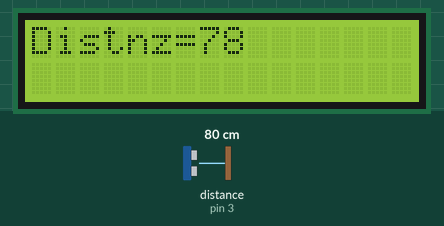
The sketch below on a simulated Arduino Uno, built with avr-gcc and run on an emulated ATmega328P. Shown: 16×2 character LCD. Wiring (inferred from the names in the program): ultrasonic range finder: trigger pin 2; echo pin 3. The test bench sets the inputs (shaded band); at power-on: distance to the obstacle (sensor on pin 3) 80 cm. The echo pulse lasts 58.3 µs per cm; what the sketch prints to the serial monitor is not drawn.

Above: at 1.2 s.
1.3 s: distance to the obstacle (sensor on pin 3) set to 2 cm
At 2.8 s:
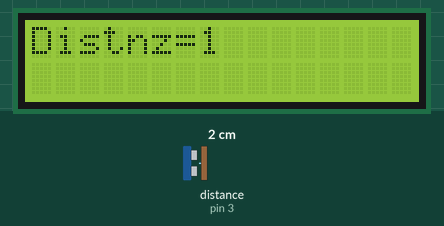
5.4 s: distance to the obstacle (sensor on pin 3) set to 4 cm
At 6.6 s:
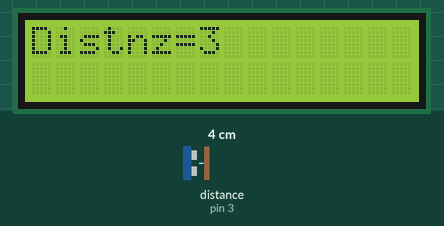
8.6 s: distance to the obstacle (sensor on pin 3) set to 9 cm
At 9.9 s:
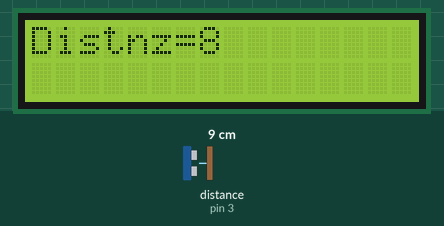
Timing chart, 0 to 11.6 s (numbered marks = the images above; inputs shaded):
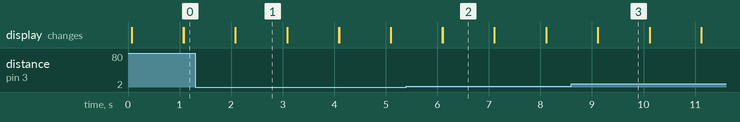

Measured:
- after the input at 1.3 s, the display: first differs from a run without the input after 0.78 s (image 1)
- after the input at 5.4 s, the display: first differs from a run without the input after 0.70 s (image 2)
- after the input at 8.6 s, the display: first differs from a run without the input after 0.52 s (image 3)
- what the display in image 1 shows lasts 1.0 s, from 2.1 s to 3.1 s

The sketch:

Ultrasonics.ino
```cpp
#include<LiquidCrystal.h>
int RS=12;
int EN=11;
int D4=8;
int D5=7;
int D6=6;
int D7=5;
LiquidCrystal lcd(RS,EN,D4,D5,D6,D7);
int trigr=2;
int echo=3;
long duration=0;
int distance=0;

void setup()
{
  Serial.begin(9600);
  lcd.begin(16,2);
  pinMode(trigr,OUTPUT);
  pinMode(echo,INPUT);
}

void loop()
{
  lcd.clear();
  digitalWrite(trigr,LOW);
  delayMicroseconds(2);

  digitalWrite(trigr,HIGH);
  delayMicroseconds(10);
  digitalWrite(trigr,LOW);

  duration=pulseIn(echo,HIGH);
  distance=(duration*0.034)/2;
  Serial.print("Distance= ");
  Serial.println(distance);
  lcd.setCursor(0,0);
  lcd.print("Distnz=");
  lcd.print(distance);
  delay(1000);
}
```
